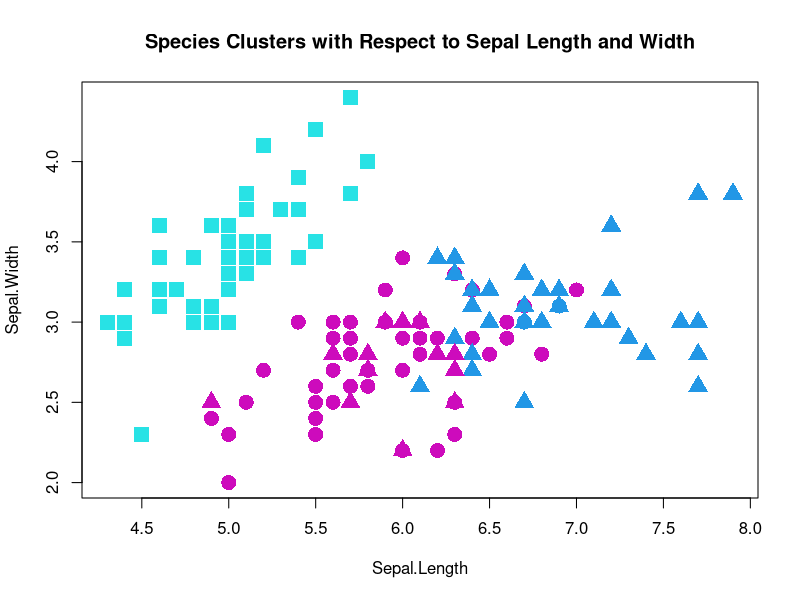
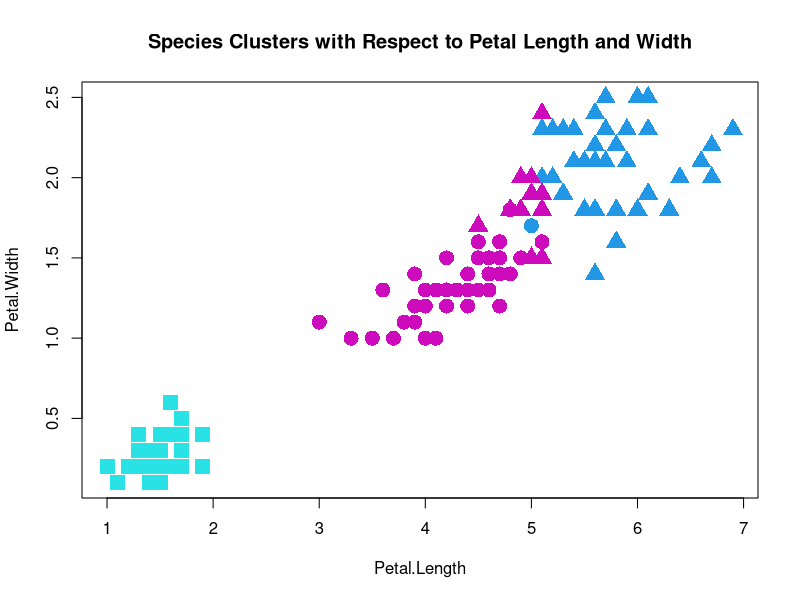
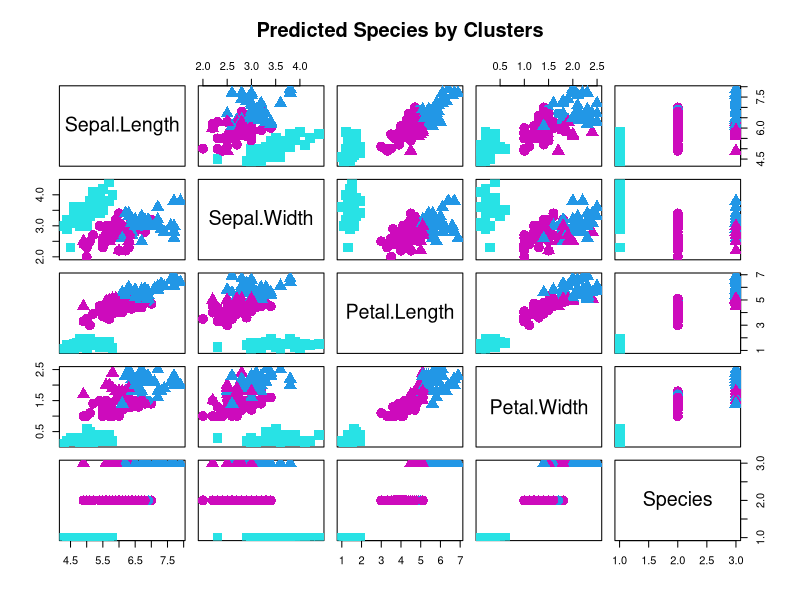

The R script that drew these images, in order:
## ---- chunk 1
knitr::opts_chunk$set(echo = TRUE)
## ---- chunk 2
library(datasets)
data(iris)
head(iris)
dim(iris)
str(iris)
## ---- chunk 3
set.seed(0)
km.irisCluster = kmeans(iris[, -5], 3, nstart = 30)
## ---- chunk 4
iris$cluster = km.irisCluster$cluster
xtabs(~ Species + cluster, data = iris)
## ---- chunk 5
plot(iris[, c(1,2)], col = km.irisCluster$cluster+3, pch = as.numeric(iris$Species)+14, cex = 2, main = "Species Clusters with Respect to Sepal Length and Width")

plot(iris[, c(3,4)], col = km.irisCluster$cluster+3, pch = as.numeric(iris$Species)+14, cex = 2, main = "Species Clusters with Respect to Petal Length and Width")
## ---- chunk 6
plot(iris[, -6], col = km.irisCluster$cluster+3, pch = as.numeric(iris$Species)+14, cex = 2, main = "Predicted Species by Clusters")
